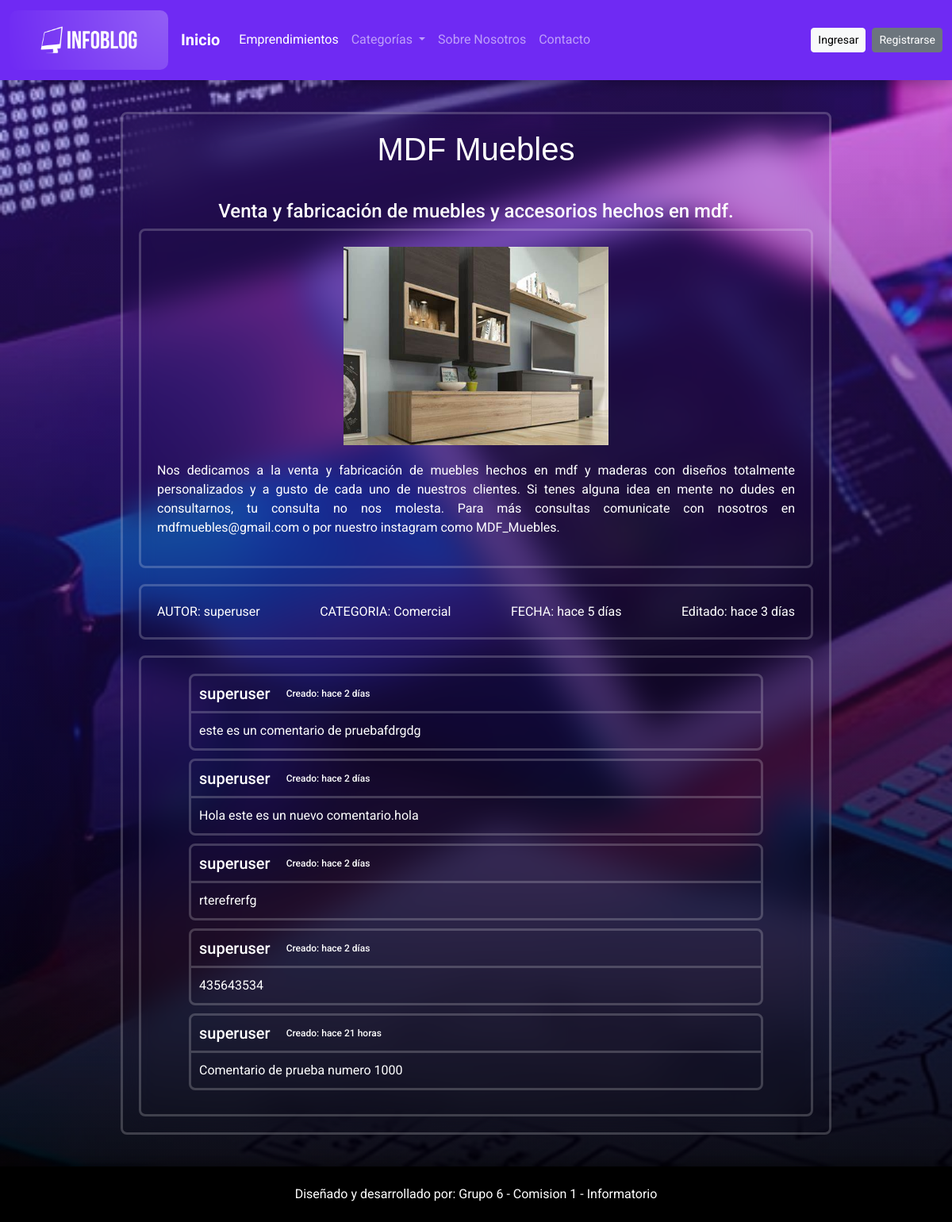
/emprendimientos/Detalle/46, run on an earlier commit of the app's database.
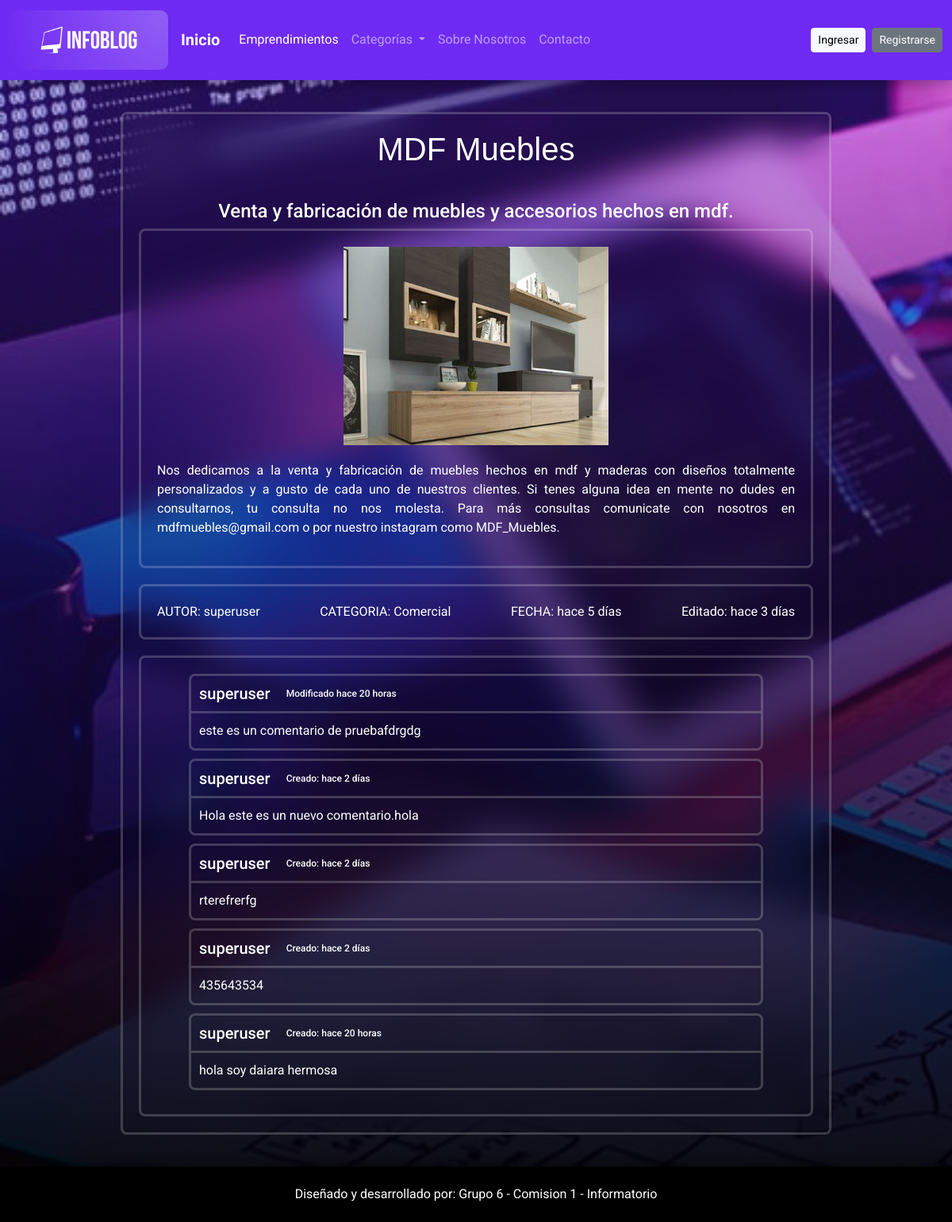
And on a later commit of the database.
### apps/empr/models.py (models this page shows, shortened)
class Emprendimientos(models.Model):
    creado = models.DateTimeField(
		'creado',
		auto_now_add=True
	)
    modificado = models.DateTimeField(
		'modificado',
		auto_now=True
	)
    titulo = models.CharField(max_length=80)
    resumen = models.TextField()
    contenido = models.TextField()
    autor = models.ForeignKey(User, on_delete = models.CASCADE)
    imagen = models.ImageField(upload_to= 'empr')
    categoria = models.ForeignKey(Categoria, on_delete = models.CASCADE)
    def get_creado_naturaltime(self):
        now = timezone.now()
        diff = now - self.creado
        if diff < timedelta(minutes=1):
            return 'hace unos segundos'
        elif diff < timedelta(hours=1):
            minutes = diff.seconds // 60
            return f'hace {minutes} minutos'
        elif diff < timedelta(days=1):
            hours = diff.seconds // 3600
            return f'hace {hours} horas'
        elif diff < timedelta(days=30):
            days = diff.days
            return f'hace {days} días'
        else:
            return self.creado.strftime('%d de %B de %Y a las %H:%M')
    def get_modificado_naturaltime(self):
        now = timezone.now()
        diff = now - self.modificado
        print(diff)
        if diff < timedelta(minutes=1):
            return 'hace unos segundos'
        elif diff < timedelta(hours=1):
            minutes = diff.seconds // 60
            return f'hace {minutes} minutos'
        elif diff < timedelta(days=1):
            hours = diff.seconds // 3600
            return f'hace {hours} horas'
        elif diff < timedelta(days=30):
            days = diff.days
            return f'hace {days} días'
        else:
            return self.creado.strftime('%d de %B de %Y a las %H:%M')
    def MisComentarios(self):
        return self.comentarios_set.all()

class Categoria(models.Model):
    nombre = models.CharField(max_length=80)
    imagen = models.ImageField(upload_to='categorias')
    resumen = models.TextField()
    def __str__(self):
        return self.nombre

### apps/comentarios/models.py (models this page shows, shortened)
class Comentarios(models.Model):
    creado = models.DateTimeField(
        'creado',
        auto_now_add=True
    )
    modificado = models.DateTimeField(
        'modificado',
        auto_now=True
    )
    texto = models.TextField(max_length = 1000)
    estado = models.BooleanField(default=False)
    usuario = models.ForeignKey(User, on_delete = models.CASCADE)
    emprendimiento = models.ForeignKey(Emprendimientos, on_delete = models.CASCADE)
    def get_creado_naturaltime(self):
        now = timezone.now()
        diff = now - self.creado
        if diff < timedelta(minutes=1):
            return 'hace unos segundos'
        elif diff < timedelta(hours=1):
            minutes = diff.seconds // 60
            return f'hace {minutes} minutos'
        elif diff < timedelta(days=1):
            hours = diff.seconds // 3600
            return f'hace {hours} horas'
        elif diff < timedelta(days=30):
            days = diff.days
            return f'hace {days} días'
        else:
            return self.creado.strftime('%d de %B de %Y a las %H:%M')
    def get_modificado_naturaltime(self):
        now = timezone.now()
        diff = now - self.modificado
        print(diff)
        if diff < timedelta(minutes=1):
            return 'hace unos segundos'
        elif diff < timedelta(hours=1):
            minutes = diff.seconds // 60
            return f'hace {minutes} minutos'
        elif diff < timedelta(days=1):
            hours = diff.seconds // 3600
            return f'hace {hours} horas'
        elif diff < timedelta(days=30):
            days = diff.days
            return f'hace {days} días'
        else:
            return self.creado.strftime('%d de %B de %Y a las %H:%M')

### apps/empr/views.py (the view)
# urls.py: path('Detalle/<int:pk>', views.DetalleEmprendimientos.as_view(), name="detalle_emprendimiento"),
class DetalleEmprendimientos(DetailView):
    model = Emprendimientos
    template_name = 'empr/detalles.html'
    context_object_name = 'emprendimientos'
    def get_context_data(self, **kwargs):
        context = super().get_context_data(**kwargs)
        context['user'] = self.request.user
        return context

### proyectoFinal/context_processors.py (called while the page is built)
def categorias_processor(request):
    cat_context = Categoria.objects.all()
    num_categorias = len(cat_context)
    return {
        'cat_context': cat_context,
        'num_categorias': num_categorias,
    }

def emprendimientos_processor(request):
    emprendimientos = Emprendimientos.objects.all()
    num_emprendimientos = len(emprendimientos)
    return{
        'empr_context': emprendimientos,
        'num_emprendimientos': num_emprendimientos,
    }

def usuarios_processor(request):
    usuarios = User.objects.all()
    num_usuarios = len(usuarios)
    return{
        'num_usuarios': num_usuarios
    }

def emprendimientos_categorias(request):
    categorias = Categoria.objects.filter(emprendimientos__isnull=False).distinct()
    emprendimientos_por_categoria = {}
    for cat in categorias:
        emprendimientos = Emprendimientos.objects.filter(categoria=cat)
        emprendimientos_por_categoria[cat] = emprendimientos
    return {'empr_cat': emprendimientos_por_categoria}

### templates/empr/detalles.html (shortened to what this page needs)
{% extends 'base.html' %}
{% block css%}
{% load static %}
<link rel="stylesheet" href="{% static 'css/style_detalles.css'%}">
{%endblock%}
{% block contenido %}
<div class="base">
	<div class="contenedor">
		<div class="detalles">
			<h1 class="titulos">{{emprendimientos.titulo}}</h1>
			<h4 class="resumen">{{emprendimientos.resumen}}</h4>
			<div class="cont">
				<div class="cont-img">
					<img class="img-empr" src="{{emprendimientos.imagen.url}}" alt="foto de emprendimiento">
				</div>
				<p class="contenido">{{emprendimientos.contenido}}</p>
			</div>
			<div class="info">
				<p class="autores">AUTOR: {{emprendimientos.autor}}</p>
				<p class="categorias">CATEGORIA: {{emprendimientos.categoria}}</p>
				{% if emprendimientos.get_modificado_naturaltime != emprendimientos.get_creado_naturaltime %}
				<p class="fecha">FECHA: {{emprendimientos.get_creado_naturaltime}}</p>
        		<p class="fecha">Editado: {{emprendimientos.get_modificado_naturaltime}}</p>
				{%else%}
				<p class="fecha">FECHA: {{emprendimientos.get_creado_naturaltime}}</p>
    			{% endif %}
			</div>
			<div class="cont">
				{%for com in emprendimientos.MisComentarios%}
				<div class="com">
					<div class="datos">
						<div class="nombre">
							<h5 class="usuario">{{com.usuario}}</h5>
							{% if com.get_modificado_naturaltime != com.get_creado_naturaltime %}
							<h5 class="fecha">Modificado {{ com.get_modificado_naturaltime }}</h5>
							{%else%}
							<h5 class="fecha">Creado: {{com.get_creado_naturaltime }}</h5>
							{% endif %}
						</div>
					</div>
					<div class="comentario">
						<p>{{com.texto}}</p>
					</div>
				</div>
				{%endfor%}
			</div>
		</div>
	</div>
</div>
{% endblock contenido %}

### templates/base.html (shortened to what this page needs)
{% load static %}
{% load humanize %}
<!DOCTYPE html>
<html lang="es">
    <head>
        {% block css %}
        {% endblock css %}
        <link href="https://cdn.jsdelivr.net/npm/bootstrap@5.3.0/dist/css/bootstrap.min.css" rel="stylesheet">
        <link rel="stylesheet" href="{% static 'css/style.css'%}">
    </head>
    <body>
        {% if user.is_authenticated %}
        <nav class="navbar navbar-expand-lg" data-bs-theme="dark" style="background-color: #6F2AF3;">
            <div class="container-fluid">
                <a class="navbar-brand" href="{% url 'home' %}">
                    <img src="{% static 'img/InfoBlog_Logo.png'%}" alt="Bootstrap" class="estlogo">
                </a>
                <a class="navbar-brand mb-0 h1 fw-bold" href="{% url 'home' %}" >Inicio</a>
                <button class="navbar-toggler" type="button" data-bs-toggle="collapse" data-bs-target="#navbarSupportedContent" aria-controls="navbarSupportedContent" aria-expanded="false" aria-label="Toggle navigation">
                    <span class="navbar-toggler-icon"></span>
                </button>
                <div class="collapse navbar-collapse" id="navbarSupportedContent">
                    <ul class="navbar-nav me-auto mb-2 mb-lg-0">
                        <li class="nav-item">
                            <a class="nav-link active" aria-current="page" href="{% url 'empr:listar_emprendimientos' %}">Emprendimientos</a>
                        </li>
                        <li class="nav-item dropdown">
                            <a class="nav-link dropdown-toggle" href="#" role="button" data-bs-toggle="dropdown" aria-expanded="false">
                                Categorías
                            </a>
                            <ul class="dropdown-menu">
                                {%for categoria in cat_context%}
                              <li><a class="dropdown-item" href="{%url 'empr:filtrar_orden_cat' nombre=categoria.nombre orden='asc'%}">{{categoria.nombre}}</a></li>
                                {%endfor%}
                            </ul>
                        </li>
                        <li class="nav-item">
                            <a class="nav-link" href="{% url 'sobre_nosotros' %}">Sobre Nosotros</a>
                        </li>
                        <li class="nav-item">
                            <a class="nav-link" href="{% url 'contactos:contacto' %}">Contacto</a>
                        </li>
                    </ul>
                    <div class="d-grid gap-2 d-md-flex justify-content-md-end">
                        {%if user.is_staff%}
                        <a href="{%url 'empr:crear_empredimiento'%}" class="btn btn-outline-light btn-sm">Crear emprendimiento</a>
                        {%endif%}
                        <a href="{% url 'empr:crear_empredimiento' %}"><button type="button" class="btn btn-light btn-sm">{{ user.username }}</button></a>
                        <a href="{% url 'logout' %}"><button type="button" class="btn btn-secondary btn-sm">Salir</button></a>
                    </div>
        {% else %}
        <nav class="navbar navbar-expand-lg" data-bs-theme="dark" style="background-color: #6F2AF3;">
            <div class="container-fluid">
                <a class="navbar-brand" href="{% url 'home' %}">
                    <img src="{% static 'img/InfoBlog_Logo.png'%}" alt="Bootstrap" class="estlogo">
                </a>
                <a class="navbar-brand mb-0 h1 fw-bold" href="{% url 'home' %}" >Inicio</a>
                <div class="collapse navbar-collapse" id="navbarSupportedContent">
                    <ul class="navbar-nav me-auto mb-2 mb-lg-0">
                        <li class="nav-item">
                            <a class="nav-link active" aria-current="page" href="{% url 'empr:listar_emprendimientos' %}">Emprendimientos</a>
                        </li>
                        <li class="nav-item dropdown">
                            <a class="nav-link dropdown-toggle" href="#" role="button" data-bs-toggle="dropdown" aria-expanded="false">
                                Categorías
                            </a>
                        </li>
                        <li class="nav-item">
                            <a class="nav-link" href="{% url 'sobre_nosotros' %}">Sobre Nosotros</a>
                        </li>
                        <li class="nav-item">
                            <a class="nav-link" href="{% url 'contactos:contacto' %}">Contacto</a>
                        </li>
                    </ul>
                    <div class="d-grid gap-2 d-md-flex justify-content-md-end">
                        <a href="{% url 'login' %}"><button type="button" class="btn btn-light btn-sm">Ingresar</button></a>
                        <a href="{% url 'usuarios:registrar' %}"><button type="button" class="btn btn-secondary btn-sm">Registrarse</button></a>
                    </div>
                    {% endif %}
                </div>
            </div>
        </nav>
       {% block contenido %}
       {% endblock contenido %}
       <footer><p>Diseñado y desarrollado por: Grupo 6 - Comision 1 - Informatorio</p></footer>
    </body>
</html>

### static/css/style_detalles.css (style rules this page uses)
.base { display: flex; justify-content: center; background:linear-gradient(rgba(111,42,243,0.3), rgba(0,0,0,0.9)), url("../img/login/fondo1.jpg"); background-size: cover; height: 100%; padding: 40px; }
.contenedor { max-width: 80%; min-width: 400px; height: 100%; background: transparent; backdrop-filter: blur(20px); color: white; padding: 20px; border: solid; border-radius: 8px; border-color: rgba(255, 255, 255, 0.2); }
.detalles { text-align: center; }
.resumen { margin-top: 40px; }
.titulos { font-family:'Lucida Sans', 'Lucida Sans Regular', 'Lucida Grande', 'Lucida Sans Unicode', Geneva, Verdana, sans-serif; }
.cont { padding: 20px; border: solid; border-radius: 8px; border-color: rgba(255, 255, 255, 0.2); }
.cont-img { height: 250px; }
.img-empr { margin: auto; max-width: 100%; max-height: 100%; }
.contenido { text-align: justify; margin-top: 20px; }
.info { display: flex; justify-content: space-between; border: solid; border-radius: 8px; border-color: rgba(255, 255, 255, 0.2); margin: 20px 0px; padding: 20px; }
.autores, .categorias, .fecha { margin: 0; }
.com { border: solid; border-color: rgba(255, 255, 255, 0.2); border-radius: 8px; margin: 0px 40px 10px 40px; }
.datos { display:flex; justify-content: space-between; padding: 10px 10px; border-bottom: solid; border-color: rgba(255, 255, 255, 0.2); }
.nombre { display: flex; }
.nombre .usuario, .nombre .fecha { margin: 0px 20px 0px 0px; }
.nombre .usuario { display: flex; align-items: center; }
.nombre .fecha { display: flex; align-items: center; font-size: 12px; }
.comentario { padding: 10px; }
.comentario p { margin: 0; text-align: justify; }

### static/css/style.css (style rules this page uses)
* { margin: 0; padding: 0; -webkit-box-sizing: border-box; -moz-box-sizing: border-box; box-sizing: border-box; }
body { padding: 0; margin: 0; background: linear-gradient(rgba(111,42,243,0.5), rgba(111,42,243,0.2)) ,url("../img/fondo-claro2.jpg"); background-size:cover; font-family: 'Roboto', 'Open Sans', Arial, Helvetica, Sans-serif, Verdana; }
a { text-decoration: none; }
nav { box-shadow: 0 5px 15px rgba(0, 0, 0, 0.3); }
.estlogo { width: 200px; border-radius: 10px; }
footer { background: black; display: absolute; bottom: 0; width: 100%; height: 70px; text-align: center; padding: 10px; box-shadow: 0 -5px 15px rgba(0, 0, 0, 0.3); }
footer p { color: white; padding: 3px; margin-top: 10px; }
a { color: #03658c; text-decoration: none; }
ul { list-style-type: none; }

What changed in the data, as far as the page shows it:
removed Comentarios: usuario "superuser", get_creado_naturaltime "hace 21 horas", texto "Comentario de prueba numero 1000"
changed Comentarios "este es un comentario de pruebafdrgdg": get_modificado_naturaltime (not shown) → "hace 20 horas"; get_creado_naturaltime "hace 2 días" → (not shown); modificado "Creado:" → "Modificado"
added Comentarios: usuario "superuser", get_creado_naturaltime "hace 20 horas", texto "hola soy daiara hermosa"
